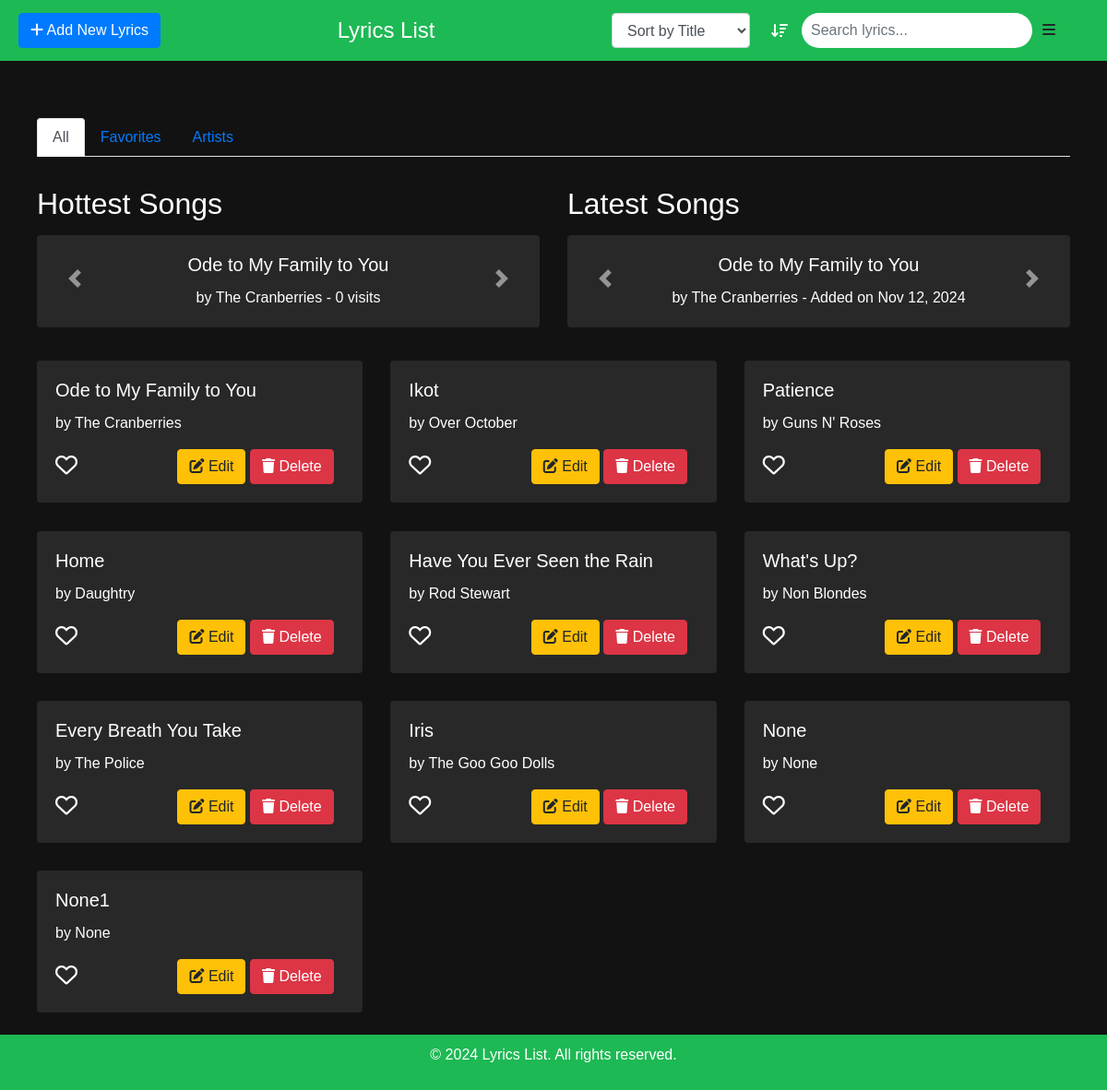
/lyrics/, run on an earlier commit of the app's database.
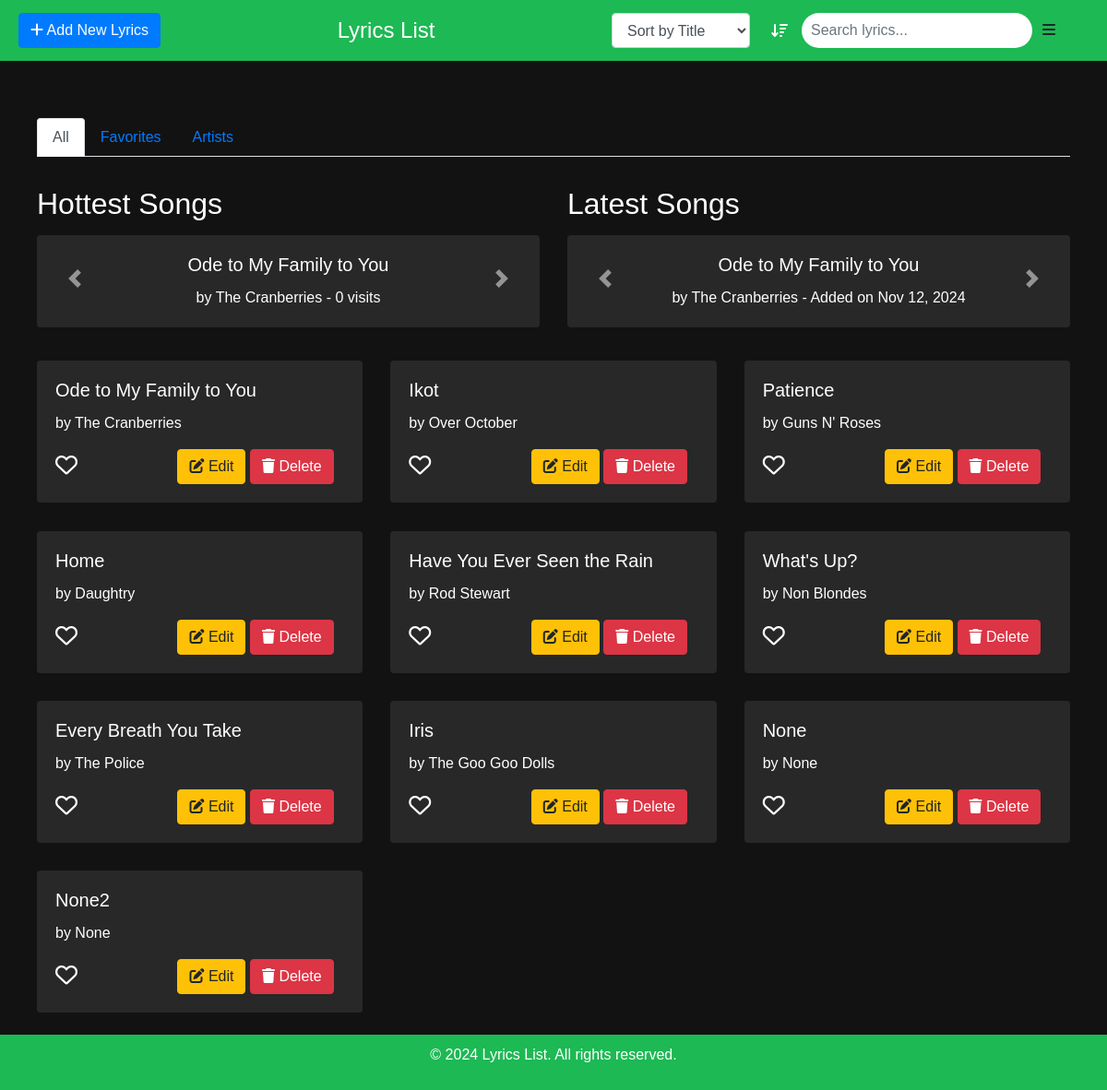
And on a later commit of the database.
### music_lyrics/models.py (models this page shows, shortened)
class Lyrics(models.Model):
    title = models.CharField(max_length=200)
    artist = models.CharField(max_length=200)
    lyrics = models.TextField()
    visit_count = models.PositiveIntegerField(default=0)  # Track visits
    date_added = models.DateTimeField(default=timezone.now)  # Track addition date

### music_lyrics/views.py (the view)
# urls.py: path('', views.lyrics_list, name='lyrics_list'),
def lyrics_list(request):
    lyrics = Lyrics.objects.all()
    artists_with_songs = []
    hottest_songs = Lyrics.objects.order_by('-visit_count')[:5]
    latest_songs = Lyrics.objects.order_by('-date_added')[:5]
    artists = Lyrics.objects.values_list('artist', flat=True).distinct()
    for artist in artists:
        songs = Lyrics.objects.filter(artist=artist)
        artists_with_songs.append({
            'artist': artist,
            'songs': songs
        })
    return render(request, 'music_lyrics/lyrics_list.html', {
        'lyrics': lyrics,
        'artists_with_songs': artists_with_songs,
        'hottest_songs': hottest_songs,
        'latest_songs': latest_songs
    })

### music_lyrics/templates/music_lyrics/lyrics_list.html (shortened to what the changed rows need)
<!DOCTYPE html>
{% load static %}
<html lang="en">
<head>
    <link rel="stylesheet" href="https://maxcdn.bootstrapcdn.com/bootstrap/4.5.2/css/bootstrap.min.css">
    <link rel="stylesheet" href="https://cdnjs.cloudflare.com/ajax/libs/font-awesome/5.15.4/css/all.min.css">
    <link rel="stylesheet" href="https://cdnjs.cloudflare.com/ajax/libs/font-awesome/6.0.0-beta3/css/all.min.css">
</head>
<body>
    <div class="header">
        <div class="search-container">
            <h1>Lyrics List</h1>
        </div>
    </div>
    <div class="container">
        <div class="tab-content">
            <div id="all-lyrics" class="tab-pane fade show active">
                <div class="row">
                    <div class="col-md-6">
                        <h2>Hottest Songs</h2>
                        <div id="hottestCarousel" class="carousel slide" data-ride="carousel">
                            <div class="carousel-inner">
                                {% for song in hottest_songs %}
                                    <div class="carousel-item {% if forloop.first %}active{% endif %}">
                                        <div class="row">
                                            <div class="col-md-12">
                                                <div class="card">
                                                    <div class="card-body">
                                                        <h5 class="card-title">
                                                            <a href="{% url 'lyrics_detail' song.pk %}" class="text-white">{{ song.title }}</a>
                                                        </h5>
                                                        <p class="card-text">by {{ song.artist }} - {{ song.visit_count }} visits</p>
                                                    </div>
                                                </div>
                                            </div>
                                        </div>
                                    </div>
                                {% endfor %}
                            </div>
                        </div>
                    </div>
                    <div class="col-md-6">
                        <h2>Latest Songs</h2>
                        <div id="latestCarousel" class="carousel slide" data-ride="carousel">
                            <div class="carousel-inner">
                                {% for song in latest_songs %}
                                    <div class="carousel-item {% if forloop.first %}active{% endif %}">
                                        <div class="row">
                                            <div class="col-md-12">
                                                <div class="card">
                                                    <div class="card-body">
                                                        <h5 class="card-title">
                                                            <a href="{% url 'lyrics_detail' song.pk %}" class="text-white">{{ song.title }}</a>
                                                        </h5>
                                                        <p class="card-text">by {{ song.artist }} - Added on {{ song.date_added|date:"M d, Y" }}</p>
                                                    </div>
                                                </div>
                                            </div>
                                        </div>
                                    </div>
                                {% endfor %}
                            </div>
                        </div>
                    </div>
                </div>
                <div class="row" id="lyrics-list" style="margin-top: 30px;">
                    {% for lyric in lyrics %}
                        <div class="col-md-4 mb-4 lyrics-item" data-id="{{ lyric.pk }}">
                            <div class="card">
                                <div class="card-body">
                                    <h5 class="card-title">
                                        <a href="{% url 'lyrics_detail' lyric.pk %}" class="text-white">{{ lyric.title }}</a>
                                    </h5>
                                    <p class="card-text">by {{ lyric.artist }}</p>
                                    <button class="btn favorite-btn" data-id="{{ lyric.pk }}" data-title="{{ lyric.title }}" data-artist="{{ lyric.artist }}">
                                        <i class="far fa-heart"></i>
                                    </button>
                                    <a href="{% url 'lyrics_update' lyric.pk %}" class="btn btn-warning" style="margin-left: 6.5rem;"><i class="fas fa-edit"></i> Edit</a>
                                    <a href="{% url 'lyrics_delete' lyric.pk %}"
                                       class="btn btn-danger"
                                       onclick="return confirm('Are you sure you want to delete this lyric?');">
                                       <i class="fas fa-trash"></i> Delete
                                    </a>
                                </div>
                            </div>
                        </div>
                    {% endfor %}
                </div>
            </div>
        </div>
    </div>
</body>
</html>

What changed in the data, as far as the page shows it:
removed Lyrics: title "None1", artist "None"
added Lyrics: title "None2", artist "None"
